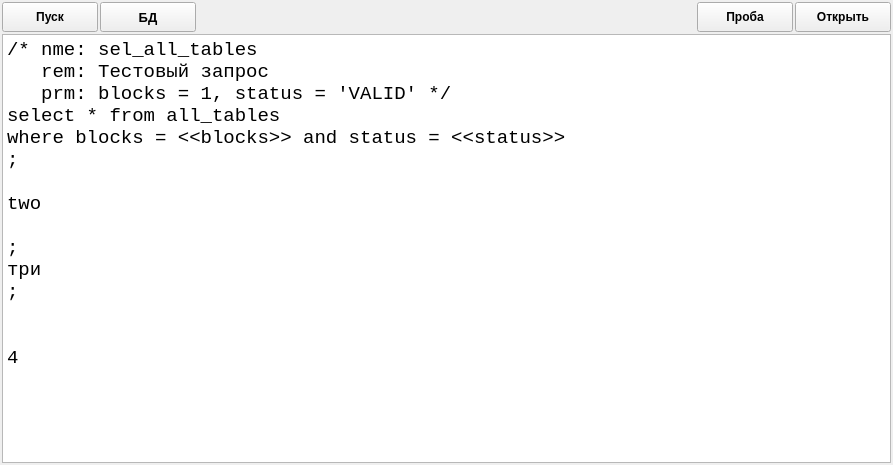
<?xml version="1.0" encoding="UTF-8"?>
<ui version="4.0">
 <class>WEdit</class>
 <widget class="QWidget" name="WEdit">
  <property name="geometry">
   <rect>
    <x>0</x>
    <y>0</y>
    <width>893</width>
    <height>465</height>
   </rect>
  </property>
  <property name="windowTitle">
   <string>Form</string>
  </property>
  <layout class="QVBoxLayout" name="verticalLayout">
   <property name="spacing">
    <number>2</number>
   </property>
   <property name="leftMargin">
    <number>2</number>
   </property>
   <property name="topMargin">
    <number>2</number>
   </property>
   <property name="rightMargin">
    <number>2</number>
   </property>
   <property name="bottomMargin">
    <number>2</number>
   </property>
   <item>
    <layout class="QHBoxLayout" name="lyTop">
     <property name="spacing">
      <number>2</number>
     </property>
     <item>
      <widget class="QPushButton" name="btStart">
       <property name="minimumSize">
        <size>
         <width>96</width>
         <height>30</height>
        </size>
       </property>
       <property name="maximumSize">
        <size>
         <width>96</width>
         <height>30</height>
        </size>
       </property>
       <property name="font">
        <font>
         <pointsize>9</pointsize>
         <weight>75</weight>
         <bold>true</bold>
        </font>
       </property>
       <property name="text">
        <string>Пуск</string>
       </property>
      </widget>
     </item>
     <item>
      <widget class="QPushButton" name="btCnn">
       <property name="minimumSize">
        <size>
         <width>96</width>
         <height>30</height>
        </size>
       </property>
       <property name="maximumSize">
        <size>
         <width>96</width>
         <height>30</height>
        </size>
       </property>
       <property name="font">
        <font>
         <pointsize>10</pointsize>
         <weight>75</weight>
         <bold>true</bold>
        </font>
       </property>
       <property name="text">
        <string>БД</string>
       </property>
      </widget>
     </item>
     <item>
      <spacer name="spc">
       <property name="orientation">
        <enum>Qt::Horizontal</enum>
       </property>
       <property name="sizeHint" stdset="0">
        <size>
         <width>40</width>
         <height>20</height>
        </size>
       </property>
      </spacer>
     </item>
     <item>
      <widget class="QPushButton" name="btTest">
       <property name="minimumSize">
        <size>
         <width>96</width>
         <height>30</height>
        </size>
       </property>
       <property name="maximumSize">
        <size>
         <width>96</width>
         <height>30</height>
        </size>
       </property>
       <property name="font">
        <font>
         <pointsize>9</pointsize>
         <weight>75</weight>
         <bold>true</bold>
        </font>
       </property>
       <property name="text">
        <string>Проба</string>
       </property>
      </widget>
     </item>
     <item>
      <widget class="QPushButton" name="btLoad">
       <property name="minimumSize">
        <size>
         <width>96</width>
         <height>30</height>
        </size>
       </property>
       <property name="maximumSize">
        <size>
         <width>96</width>
         <height>30</height>
        </size>
       </property>
       <property name="font">
        <font>
         <pointsize>9</pointsize>
         <weight>75</weight>
         <bold>true</bold>
        </font>
       </property>
       <property name="text">
        <string>Открыть</string>
       </property>
      </widget>
     </item>
    </layout>
   </item>
   <item>
    <widget class="QTextEdit" name="edSql">
     <property name="font">
      <font>
       <family>Consolas</family>
       <pointsize>10</pointsize>
      </font>
     </property>
     <property name="html">
      <string>&lt;!DOCTYPE HTML PUBLIC &quot;-//W3C//DTD HTML 4.0//EN&quot; &quot;http://www.w3.org/TR/REC-html40/strict.dtd&quot;&gt;
&lt;html&gt;&lt;head&gt;&lt;meta name=&quot;qrichtext&quot; content=&quot;1&quot; /&gt;&lt;style type=&quot;text/css&quot;&gt;
p, li { white-space: pre-wrap; }
&lt;/style&gt;&lt;/head&gt;&lt;body style=&quot; font-family:'Consolas'; font-size:10pt; font-weight:400; font-style:normal;&quot;&gt;
&lt;p style=&quot; margin-top:0px; margin-bottom:0px; margin-left:0px; margin-right:0px; -qt-block-indent:0; text-indent:0px;&quot;&gt;&lt;span style=&quot; font-size:14pt;&quot;&gt;/* nme: sel_all_tables&lt;/span&gt;&lt;/p&gt;
&lt;p style=&quot; margin-top:0px; margin-bottom:0px; margin-left:0px; margin-right:0px; -qt-block-indent:0; text-indent:0px;&quot;&gt;&lt;span style=&quot; font-size:14pt;&quot;&gt;   rem: Тестовый запрос&lt;/span&gt;&lt;/p&gt;
&lt;p style=&quot; margin-top:0px; margin-bottom:0px; margin-left:0px; margin-right:0px; -qt-block-indent:0; text-indent:0px;&quot;&gt;&lt;span style=&quot; font-size:14pt;&quot;&gt;   prm: blocks = 1, status = 'VALID' */&lt;/span&gt;&lt;/p&gt;
&lt;p style=&quot; margin-top:0px; margin-bottom:0px; margin-left:0px; margin-right:0px; -qt-block-indent:0; text-indent:0px;&quot;&gt;&lt;span style=&quot; font-size:14pt;&quot;&gt;select * from all_tables&lt;/span&gt;&lt;/p&gt;
&lt;p style=&quot; margin-top:0px; margin-bottom:0px; margin-left:0px; margin-right:0px; -qt-block-indent:0; text-indent:0px;&quot;&gt;&lt;span style=&quot; font-size:14pt;&quot;&gt;where blocks = &amp;lt;&amp;lt;blocks&amp;gt;&amp;gt; and status = &amp;lt;&amp;lt;status&amp;gt;&amp;gt;&lt;/span&gt;&lt;/p&gt;
&lt;p style=&quot; margin-top:0px; margin-bottom:0px; margin-left:0px; margin-right:0px; -qt-block-indent:0; text-indent:0px;&quot;&gt;&lt;span style=&quot; font-size:14pt;&quot;&gt;;&lt;/span&gt;&lt;/p&gt;
&lt;p style=&quot;-qt-paragraph-type:empty; margin-top:0px; margin-bottom:0px; margin-left:0px; margin-right:0px; -qt-block-indent:0; text-indent:0px; font-size:14pt;&quot;&gt;&lt;br /&gt;&lt;/p&gt;
&lt;p style=&quot; margin-top:0px; margin-bottom:0px; margin-left:0px; margin-right:0px; -qt-block-indent:0; text-indent:0px;&quot;&gt;&lt;span style=&quot; font-size:14pt;&quot;&gt;two&lt;/span&gt;&lt;/p&gt;
&lt;p style=&quot;-qt-paragraph-type:empty; margin-top:0px; margin-bottom:0px; margin-left:0px; margin-right:0px; -qt-block-indent:0; text-indent:0px; font-size:14pt;&quot;&gt;&lt;br /&gt;&lt;/p&gt;
&lt;p style=&quot; margin-top:0px; margin-bottom:0px; margin-left:0px; margin-right:0px; -qt-block-indent:0; text-indent:0px;&quot;&gt;&lt;span style=&quot; font-size:14pt;&quot;&gt;;&lt;/span&gt;&lt;/p&gt;
&lt;p style=&quot; margin-top:0px; margin-bottom:0px; margin-left:0px; margin-right:0px; -qt-block-indent:0; text-indent:0px;&quot;&gt;&lt;span style=&quot; font-size:14pt;&quot;&gt;три&lt;/span&gt;&lt;/p&gt;
&lt;p style=&quot; margin-top:0px; margin-bottom:0px; margin-left:0px; margin-right:0px; -qt-block-indent:0; text-indent:0px;&quot;&gt;&lt;span style=&quot; font-size:14pt;&quot;&gt;;&lt;/span&gt;&lt;/p&gt;
&lt;p style=&quot;-qt-paragraph-type:empty; margin-top:0px; margin-bottom:0px; margin-left:0px; margin-right:0px; -qt-block-indent:0; text-indent:0px; font-size:14pt;&quot;&gt;&lt;br /&gt;&lt;/p&gt;
&lt;p style=&quot;-qt-paragraph-type:empty; margin-top:0px; margin-bottom:0px; margin-left:0px; margin-right:0px; -qt-block-indent:0; text-indent:0px; font-size:14pt;&quot;&gt;&lt;br /&gt;&lt;/p&gt;
&lt;p style=&quot; margin-top:0px; margin-bottom:0px; margin-left:0px; margin-right:0px; -qt-block-indent:0; text-indent:0px;&quot;&gt;&lt;span style=&quot; font-size:14pt;&quot;&gt;4&lt;/span&gt;&lt;/p&gt;
&lt;p style=&quot;-qt-paragraph-type:empty; margin-top:0px; margin-bottom:0px; margin-left:0px; margin-right:0px; -qt-block-indent:0; text-indent:0px; font-size:14pt;&quot;&gt;&lt;br /&gt;&lt;/p&gt;
&lt;p style=&quot;-qt-paragraph-type:empty; margin-top:0px; margin-bottom:0px; margin-left:0px; margin-right:0px; -qt-block-indent:0; text-indent:0px; font-size:14pt;&quot;&gt;&lt;br /&gt;&lt;/p&gt;
&lt;p style=&quot;-qt-paragraph-type:empty; margin-top:0px; margin-bottom:0px; margin-left:0px; margin-right:0px; -qt-block-indent:0; text-indent:0px; font-size:14pt;&quot;&gt;&lt;br /&gt;&lt;/p&gt;&lt;/body&gt;&lt;/html&gt;</string>
     </property>
    </widget>
   </item>
  </layout>
  <action name="aOpen">
   <property name="text">
    <string>Открыть</string>
   </property>
  </action>
  <action name="aExec">
   <property name="text">
    <string>Выполнить запрос</string>
   </property>
  </action>
  <action name="aTest">
   <property name="text">
    <string>Проверка</string>
   </property>
  </action>
 </widget>
 <resources/>
 <connections>
  <connection>
   <sender>btLoad</sender>
   <signal>clicked()</signal>
   <receiver>aOpen</receiver>
   <slot>trigger()</slot>
   <hints>
    <hint type="sourcelabel">
     <x>828</x>
     <y>17</y>
    </hint>
    <hint type="destinationlabel">
     <x>-1</x>
     <y>-1</y>
    </hint>
   </hints>
  </connection>
  <connection>
   <sender>btStart</sender>
   <signal>clicked()</signal>
   <receiver>aExec</receiver>
   <slot>trigger()</slot>
   <hints>
    <hint type="sourcelabel">
     <x>50</x>
     <y>17</y>
    </hint>
    <hint type="destinationlabel">
     <x>-1</x>
     <y>-1</y>
    </hint>
   </hints>
  </connection>
 </connections>
</ui>
